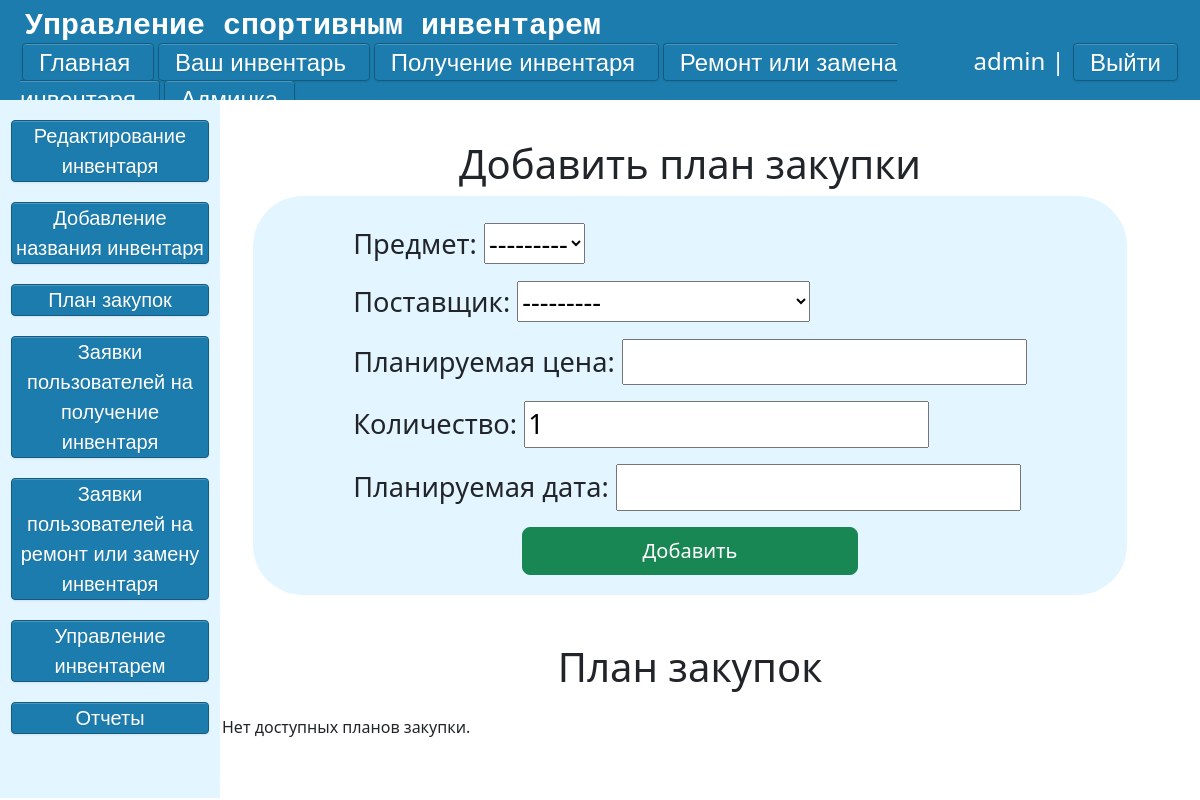
/console/purchase-plan/ (signed in), run on an earlier commit of the app's database.
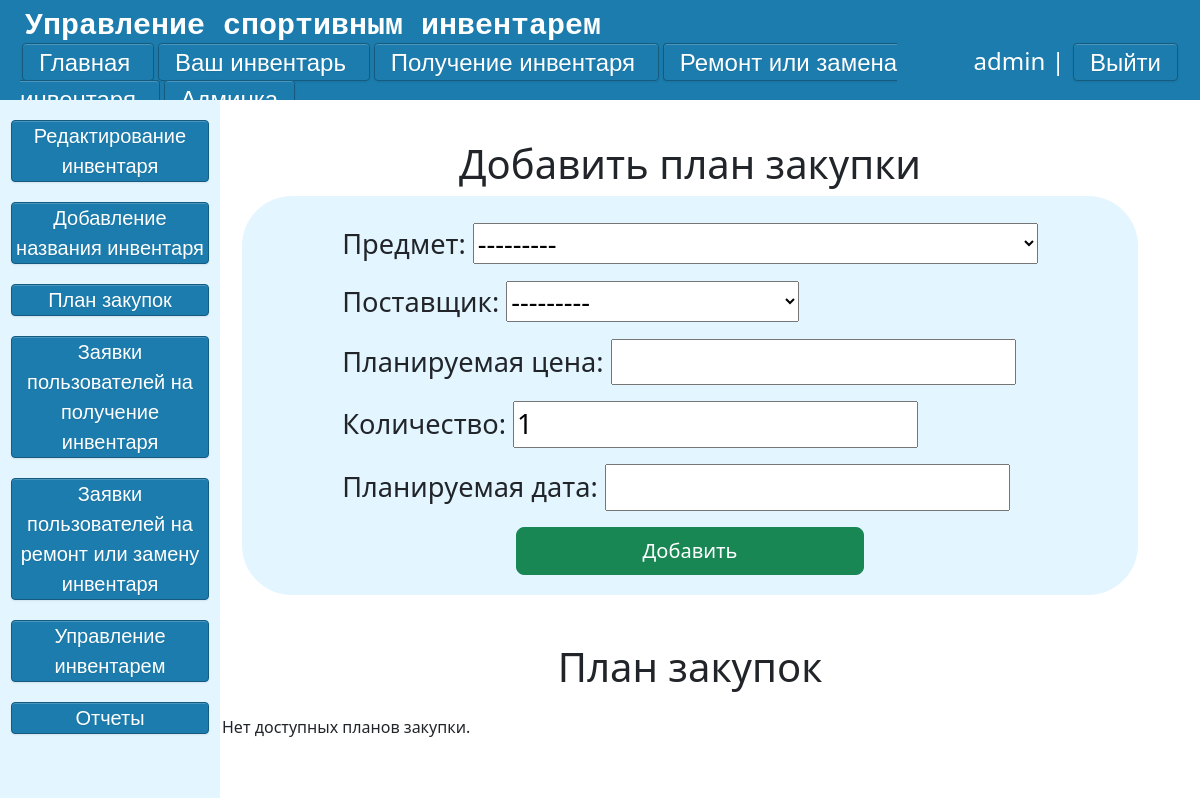
And on a later commit of the database.
### main/models.py (models this page shows, shortened)
class Goods(models.Model):
    CONDITION_CHOICES = [
        ('новый', 'новый'),
        ('использованный', 'использованный'),
        ('сломанный', 'сломанный'),
    ]
    goods = models.ForeignKey('Goods_Names',on_delete=models.CASCADE,null=True,verbose_name='Предмет')
    count = models.IntegerField('Количество', default=1,validators=[MinValueValidator(1)])
    rented_count = models.IntegerField('Взято', default=0,validators=[MinValueValidator(0)])
    condition = models.CharField('Состояние', max_length=20, choices=CONDITION_CHOICES)
    created_at = models.DateTimeField('Добавлено', default=timezone.now)
    updated_at = models.DateTimeField('Обновлено', auto_now=True)
    class Meta:
        verbose_name = "Инвентарь"
        verbose_name_plural = "Инвентарь"
    def __str__(self):
        return f"{self.goods} {self.condition} {self.count-self.rented_count}шт"

### main/views.py (the view)
# urls.py: path('console/purchase-plan/', views.purchase_plan, name='purchase_plan'),
def purchase_plan(request):
    if request.user.is_superuser:
        plans = PurchasePlan.objects.select_related('item', 'supplier').all()
        if request.method == "POST":
            form = PurchasePlanForm(request.POST)
            if form.is_valid():
                form.save()
                return redirect('purchase_plan')
        else:
            form = PurchasePlanForm()
        return render(request, 'admin/purchase_plan.html', {'form': form,'plans': plans})
    else:
        return render(request, 'admin/Error.html')

### main/forms.py (shortened to what this page needs)
class PurchasePlanForm(forms.ModelForm):
    class Meta:
        model = PurchasePlan
        fields = ['item', 'supplier', 'planned_price', 'count', 'planned_date']
        labels = {
            'item': 'Предмет',
            'supplier': 'Поставщик',
            'planned_price': 'Планируемая цена',
            'count': "Количество",
            'planned_date': 'Планируемая дата',
        }
        widgets = {
            'planned_date': forms.TextInput(attrs={'class': 'flatpickr'}),
        }

### main/models.py (called while the page is built)
    def __str__(self):
        return self.name_of_good

    def __str__(self):
        return self.name

### main/templates/admin/purchase_plan.html (shortened to what this page needs)
{% extends 'admin/admin-layout.html' %}
{% block script %}
    <link rel="stylesheet" href="https://cdn.jsdelivr.net/npm/bootstrap@5.3.0/dist/css/bootstrap.min.css">
    <link rel="stylesheet" href="https://cdn.jsdelivr.net/npm/flatpickr/dist/flatpickr.min.css">
{% endblock %}
{% block content %}
    <div class="admin-form-add-plan">
        <h1>Добавить план закупки</h1>
        <div class="form_admin">
            <form method="post" class="form_content">
            {{ form.as_p }}
                <div class="d-grid gap-2 col-6 mx-auto">
                    <button type="submit" class = 'btn btn-success btn-lg'>Добавить</button>
                </div>
            </form>
        </div>
    </div>
    <div class="container mt-5">
        <h1 class="mb-4">План закупок</h1>
        {% if plans %}
            <table class="table table-striped">
                <thead>
                    <tr>
                        <th>#</th>
                        <th>Предмет</th>
                        <th>Поставщик</th>
                        <th>Планируемая цена за единицу</th>
                        <th>Количество</th>
                        <th>Планируемая дата</th>
                        <th>Удалить</th>
                    </tr>
                </thead>
                <tbody>
                    {% for plan in plans %}
                        <tr>
                            <td>{{ forloop.counter }}</td>
                            <td>{{ plan.item }}</td>
                            <td>{{ plan.supplier }}</td>
                            <td>{{ plan.planned_price }} ₽</td>
                            <td>{{ plan.count }}</td>
                            <td>{{ plan.planned_date }}</td>
                            <td><a class="btn btn-danger" href="{{plan.get_absolute_url_del}}">Удалить</a></td>
                        </tr>
                    {% endfor %}
                </tbody>
            </table>
        {% else %}
            <p>Нет доступных планов закупки.</p>
        {% endif %}
    </div>
{% endblock %}

What changed in the data, as far as the page shows it:
added Goods: count "1"
Also different on the page:
form field count: "1" → (not shown)
